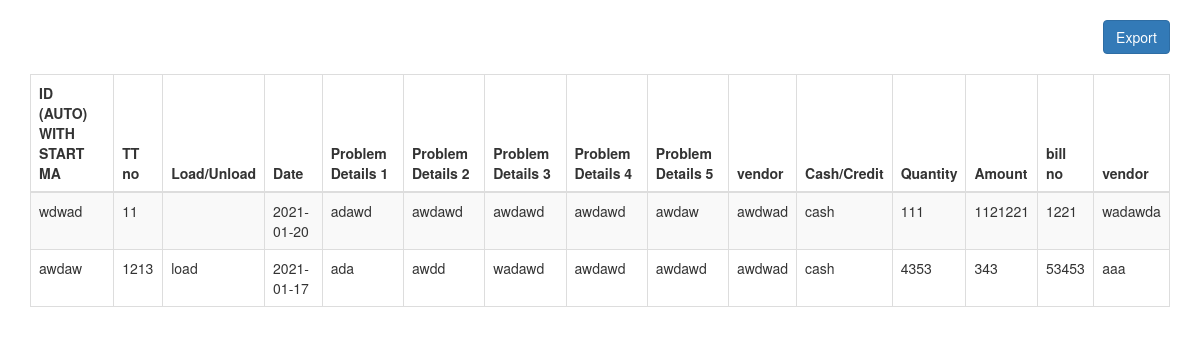
The page /majorex.php on the database its author committed.
### tables this page shows
CREATE TABLE `major` (
  `idma` varchar(100) NOT NULL,
  `tt` int(20) NOT NULL,
  `load1` varchar(100) NOT NULL,
  `date1` date NOT NULL,
  `probdet` varchar(100) NOT NULL,
  `probdet1` varchar(100) NOT NULL,
  `probdet2` varchar(100) NOT NULL,
  `probdet3` varchar(100) NOT NULL,
  `probdet4` varchar(100) NOT NULL,
  `vendor` varchar(100) NOT NULL,
  `cash` varchar(100) NOT NULL,
  `qty` int(20) NOT NULL,
  `amt` int(20) NOT NULL,
  `billno` int(20) NOT NULL,
  `vendor1` varchar(100) NOT NULL
);

### majorex.php (the view, shortened to what this page needs)
<?php
require('connect2.php');
$conn=new mysqli($servername,$username,$password,$dbname);
$sql="select * from major";
$res=mysqli_query($conn,$sql);
?>
<!DOCTYPE html>
<html lang="en">
<head>
  <link rel="stylesheet" href="https://maxcdn.bootstrapcdn.com/bootstrap/3.4.0/css/bootstrap.min.css">
</head>
<body>
<div class="container">
  <a href="export3.php"><button type="button" class="btn btn-primary">Export</button></a>
  <table class="table table-bordered  table-striped">
    <thead>
      <tr>
        <th>ID (AUTO) WITH START MA</th>
        <th>TT no</th>
        <th>Load/Unload</th>
        <th>Date</th>
        <th>Problem Details 1</th>
        <th>Problem Details 2</th>
        <th>Problem Details 3</th>
        <th>Problem Details 4</th>
        <th>Problem Details 5</th>
        <th>vendor</th>
        <th>Cash/Credit</th>
        <th>Quantity</th>
        <th>Amount</th>
        <th>bill no</th>
        <th>vendor</th>
      </tr>
    </thead>
    <tbody>
	 <?php while($row=mysqli_fetch_assoc($res)){?>
	 <tr>
        <td><?php echo $row['idma']?></td>
        <td><?php echo $row['tt']?></td>
        <td><?php echo $row['load1']?></td>
        <td><?php echo $row['date1']?></td>
        <td><?php echo $row['probdet']?></td>
        <td><?php echo $row['probdet1']?></td>
        <td><?php echo $row['probdet2']?></td>
        <td><?php echo $row['probdet3']?></td>
        <td><?php echo $row['probdet4']?></td>
        <td><?php echo $row['vendor']?></td>
        <td><?php echo $row['cash']?></td>
        <td><?php echo $row['qty']?></td>
        <td><?php echo $row['amt']?></td>
        <td><?php echo $row['billno']?></td>
        <td><?php echo $row['vendor1']?></td>
      </tr>
      <?php } ?>
    </tbody>
  </table>
</div>
</body>
</html>

### majorex.php (style rules this page uses)
.btn { float: right; margin-bottom: 20px; margin-top: 20px; }

### rows shown on the page
major: idma "wdwad", tt "11", date1 "2021-01-20", probdet "adawd", probdet1 "awdawd", probdet2 "awdawd", probdet3 "awdawd", probdet4 "awdaw", vendor "awdwad", cash "cash", qty "111", amt "1121221", billno "1221", vendor1 "wadawda"
major: idma "awdaw", tt "1213", load1 "load", date1 "2021-01-17", probdet "ada", probdet1 "awdd", probdet2 "wadawd", probdet3 "awdawd", probdet4 "awdawd", vendor "awdwad", cash "cash", qty "4353", amt "343", billno "53453", vendor1 "aaa"
